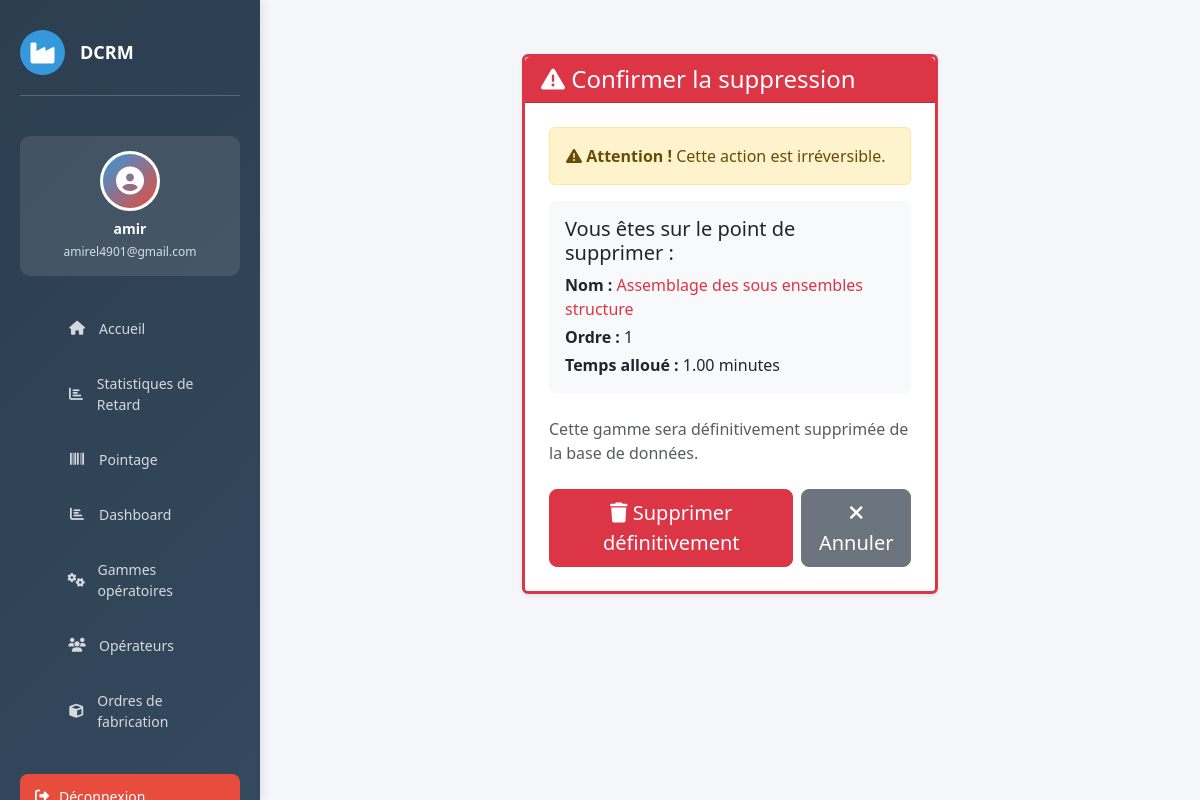
Page /gamme/1/supprimer/ (signed in) on the committed database.
### website/models.py (models this page shows, shortened)
class GammeOperation(models.Model):
    nom           = models.CharField(max_length=200)
    temps_alloue  = models.DecimalField(max_digits=5, decimal_places=2, help_text="Durée standard en minutes")
    ordre         = models.PositiveSmallIntegerField(help_text="Position dans la gamme")
    class Meta:
        ordering = ['ordre']

### website/views.py (the view)
# urls.py: path('gamme/<int:id>/supprimer/', views.supprimer_gamme, name='supprimer_gamme'),  # Supprimer
@login_required(login_url='home')
def supprimer_gamme(request, id):
    gamme = get_object_or_404(GammeOperation, id=id)
    if request.method == 'POST':
        gamme.delete()
        messages.success(request, "✅ Gamme supprimée!")
        return redirect('gammes_list')
    return render(request, 'gamme/gamme_confirm_delete.html', {'gamme': gamme})

### website/templates/gamme/gamme_confirm_delete.html (shortened to what this page needs)
{% extends 'base.html' %}
{% load static %}
{% block content %}
<div class="container mt-4">
    <div class="row">
        <div class="col-lg-6 mx-auto">
            <div class="card border-danger border-3 shadow-sm">
                <div class="card-header bg-danger text-white">
                    <h4 class="mb-0">
                        <i class="fas fa-exclamation-triangle"></i> Confirmer la suppression
                    </h4>
                </div>
                <div class="card-body p-4">
                    <div class="alert alert-warning" role="alert">
                        <i class="fas fa-warning"></i>
                        <strong>Attention !</strong> Cette action est irréversible.
                    </div>
                    <div class="bg-light p-3 rounded mb-4">
                        <h5>Vous êtes sur le point de supprimer :</h5>
                        <p class="mb-1">
                            <strong>Nom :</strong> <span class="text-danger">{{ gamme.nom }}</span>
                        </p>
                        <p class="mb-1">
                            <strong>Ordre :</strong> {{ gamme.ordre }}
                        </p>
                        <p class="mb-0">
                            <strong>Temps alloué :</strong> {{ gamme.temps_alloue }} minutes
                        </p>
                    </div>
                    <form method="POST">
                        <p class="text-muted mb-4">
                            Cette gamme sera définitivement supprimée de la base de données.
                        </p>
                        <div class="d-flex gap-2">
                            <button type="submit" class="btn btn-danger btn-lg">
                                <i class="fas fa-trash"></i> Supprimer définitivement
                            </button>
                            <a href="{% url 'gammes_list' %}" class="btn btn-secondary btn-lg">
                                <i class="fas fa-times"></i> Annuler
                            </a>
                        </div>
                    </form>
                </div>
            </div>
        </div>
    </div>
</div>
{% endblock %}

### website/templates/base.html (shortened to what this page needs)
{% load static %}
<!DOCTYPE html>
<html lang="fr">
<head>
    <link href="https://cdn.jsdelivr.net/npm/bootstrap@5.3.0/dist/css/bootstrap.min.css" rel="stylesheet">
    <link rel="stylesheet" href="https://cdnjs.cloudflare.com/ajax/libs/font-awesome/6.4.0/css/all.min.css">
</head>
<body>
    {% if user.is_authenticated %}
    <aside class="sidebar">
        <div class="sidebar-header">
            <div class="logo">
                <i class="fas fa-industry"></i>
            </div>
            <h3>DCRM</h3>
        </div>
        <div class="user-profile">
            <div class="user-avatar">
                <i class="fas fa-user-circle"></i>
            </div>
            <h6>{{ user.first_name|default:user.username }}</h6>
            <p>{{ user.email }}</p>
        </div>
        <ul class="sidebar-menu">
            <li>
                <a href="{% url 'dashboard_home' %}">
                    <i class="fas fa-home"></i>
                    <span>Accueil</span>
                </a>
            </li>
             <li>
                <a href="{% url 'list_retard' %}">
                    <i class="fas fa-chart-bar"></i>
                    <span>Statistiques de Retard</span>
                </a>
            </li>
            <li>
                <a href="{% url 'pointage' %}">
                    <i class="fas fa-barcode"></i>
                    <span>Pointage</span>
                </a>
            </li>
            <li>
                <a href="{% url 'dashboard' %}">
                    <i class="fas fa-chart-bar"></i>
                    <span>Dashboard</span>
                </a>
            </li>
            <li>
                <a href="{% url 'gammes_list' %}">
                    <i class="fas fa-cogs"></i>
                    <span>Gammes opératoires</span>
                </a>
            </li>
            <li>
                <a href="{% url 'operateur_list' %}">
                    <i class="fas fa-users"></i>
                    <span>Opérateurs</span>
                </a>
            </li>
            <li>
                <a href="{% url 'of_list' %}">
                    <i class="fas fa-cube"></i>
                    <span>Ordres de fabrication</span>
                </a>
            </li>
        </ul>
        <a href="{% url 'logout' %}" class="logout-btn">
            <i class="fas fa-sign-out-alt"></i>
            <span>Déconnexion</span>
        </a>
    </aside>
    {% endif %}
    <div class="main-content">
        {% block content %}
        {% endblock %}
    </div>
</body>
</html>

### website/templates/base.html (style rules this page uses)
:root { --primary: #2c3e50; --secondary: #3498db; --danger: #e74c3c; --success: #27ae60; --warning: #f39c12; }
* { margin: 0; padding: 0; box-sizing: border-box; }
body { font-family: 'Segoe UI', Tahoma, Geneva, Verdana, sans-serif; background-color: #f5f6fa; }
.sidebar { position: fixed; top: 0; left: 0; height: 100vh; width: 260px; background: linear-gradient(135deg, var(--primary) 0%, #34495e 100%); color: white; padding: 30px 20px; overflow-y: auto; box-shadow: 2px 0 10px rgba(0,0,0,0.1); z-index: 1000; }
.sidebar-header { display: flex; align-items: center; gap: 15px; margin-bottom: 40px; padding-bottom: 20px; border-bottom: 1px solid rgba(255,255,255,0.2); }
.sidebar-header .logo { width: 45px; height: 45px; background: var(--secondary); border-radius: 50%; display: flex; align-items: center; justify-content: center; font-size: 24px; }
.sidebar-header h3 { font-size: 18px; font-weight: 700; margin: 0; }
.user-profile { background: rgba(255,255,255,0.1); padding: 15px; border-radius: 10px; margin-bottom: 30px; text-align: center; }
.user-avatar { width: 60px; height: 60px; background: linear-gradient(135deg, var(--secondary), var(--danger)); border-radius: 50%; margin: 0 auto 10px; display: flex; align-items: center; justify-content: center; font-size: 28px; border: 3px solid white; }
.user-profile h6 { margin: 10px 0 5px; font-weight: 600; font-size: 14px; }
.user-profile p { margin: 0; font-size: 12px; opacity: 0.8; }
.sidebar-menu { list-style: none; margin-bottom: 30px; }
.sidebar-menu li { margin-bottom: 10px; }
.sidebar-menu a { display: flex; align-items: center; gap: 12px; padding: 12px 15px; color: rgba(255,255,255,0.8); text-decoration: none; border-radius: 8px; transition: all 0.3s ease; font-size: 14px; }
.sidebar-menu i { width: 20px; text-align: center; }
.logout-btn { display: flex; align-items: center; gap: 10px; width: 100%; padding: 12px 15px; background: var(--danger); color: white; border: none; border-radius: 8px; cursor: pointer; font-size: 14px; transition: all 0.3s ease; text-align: left; }
.main-content { margin-left: 260px; padding: 30px; min-height: 100vh; }

### rows in the picture
GammeOperation: nom "Assemblage des sous ensembles structure", ordre "1", temps_alloue "1.00"

### other values in the picture
{{ user.first_name|default:user.username }} "amir"
{{ user.email }} "amirel4901@gmail.com"
